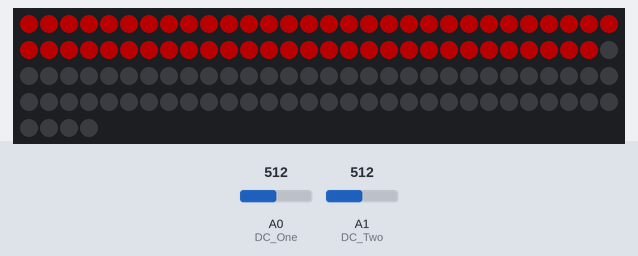
The sketch below on a simulated Arduino Uno, built with avr-gcc and run on an emulated ATmega328P. Parts: 124 RGB LEDs in strip order, left to right, continuing on the next row. Inputs (shaded band) come from the test bench; at power-on: A0 (DC_One) = 512, A1 (DC_Two) = 512. Dim RGB values are drawn brighter than linear; what the sketch prints to the serial monitor is not drawn.

Above: at 1.5 s.
1.6 s: A0 (DC_One) set to 366
4.6 s: A0 (DC_One) set to 333
6.4 s: A1 (DC_Two) set to 105
9.4 s: A1 (DC_Two) set to 91
At 12.3 s:
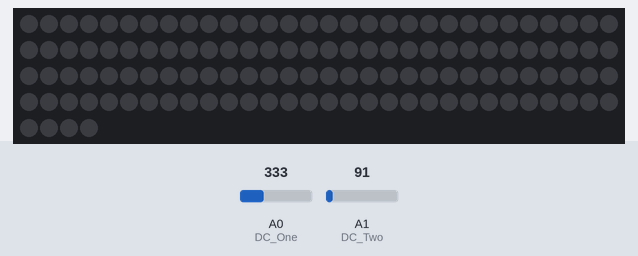
12.4 s: A1 (DC_Two) set to 110
At 14.18 s:
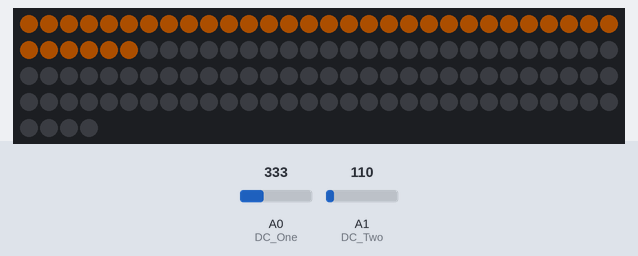
14.2 s: A0 (DC_One) set to 307
At 16.44 s:
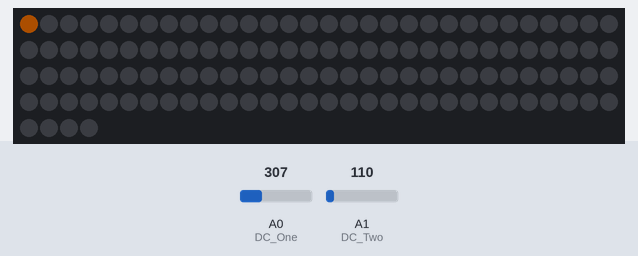

The sketch:

singleband_working.ino
```cpp
#include "FastLED.h"
#define LED_PIN     13
#define COLOR_ORDER GRB
#define CHIPSET     WS2811
#define NUM_LEDS    124

#define FRAMES_PER_SECOND 60

//Spectrum Field Pin Connections
#define STROBE 4
#define RESET  5
#define DC_One A0
#define DC_Two A1

//Define LED's
CRGB leds[NUM_LEDS];

int bright_max = 100;

//Define spectrum variables
int freq_amp;
int Frequencies_One[7];
int Frequencies_Two[7];
int Scaled_Channel[7];
int Old_Scaled_Channel[7];
int New_Scaled_Channel[7];
int i;
long baud = 1000000;

//Defining Timer to rotate through bands on a single LED strip
long previousMillis = 0;
long interval = 10000;
int band_interval = 0; //to be used in timer
long timer2 = 0;
long interval2 = 100;

// Timer Variable for Floating Average
long oldTime = 0;
long intervalAvg = 10;


void setup() {

  //Set Spectrum shield pin configurations
  pinMode(STROBE, OUTPUT);
  pinMode(RESET, OUTPUT);
  pinMode(DC_One, INPUT);
  pinMode(DC_Two, INPUT);
  digitalWrite(STROBE, HIGH);
  digitalWrite(RESET, HIGH);

  //Initialize Spectrum Analyzers
  digitalWrite(STROBE, LOW);
  delay(1);
  digitalWrite(RESET, HIGH);
  delay(1);
  digitalWrite(STROBE, HIGH);
  delay(1);
  digitalWrite(STROBE, LOW);
  delay(1);
  digitalWrite(RESET, LOW);

  delay(300);
  FastLED.addLeds<CHIPSET, LED_PIN, COLOR_ORDER>(leds, NUM_LEDS).setCorrection( TypicalLEDStrip );
  FastLED.setBrightness( 70 );
  Serial.begin(baud);
  randomSeed(analogRead(0));
}

int weighted;
int color = 0;
int n_Samples = 40;
int n_Count = 0;
float new_average[] = {0, 0, 0, 0, 0, 0, 0};
float last_average[] = {0, 0, 0, 0, 0, 0, 0};
float present_average[] = {0, 0, 0, 0, 0, 0, 0};

void loop() {
  // 10 Second Timer
  // Simply changes the color of the led strip
  // doesn't do much else.
  unsigned long currentMillis = millis();
  if ( currentMillis - previousMillis > interval) {
    previousMillis = currentMillis;
    band_interval ++;
    color = color + 30;
    if (band_interval%7 == 0 && band_interval != 0){
      band_interval = 0;
    }
  }

  // Here we make an initial sampling and do our first smoothing
  // this averaging will only occur n_samples number of times
  // after which smoothing will be accomplished by simply removing
  // the previous average/n_samples and adding the new values
  if (n_Count < n_Samples){
    Read_Frequencies();
    Scale_Band(Frequencies_One, NUM_LEDS, Scaled_Channel);
    fArry_Cpy(present_average, last_average);
    for (int j = 0; j < 7; j++){
      new_average[j] += Scaled_Channel[j];
    }
    fArry_Cpy(new_average, present_average);
    n_Count++;

  } else if (n_Count == n_Samples){
    for (int i = 0; i < 7; i++){
      present_average[i] = new_average[i]/n_Samples;
    }
    n_Count++;

  }else {
    Read_Frequencies();
    Scale_Band(Frequencies_One, NUM_LEDS, Scaled_Channel);
    for (int k = 0; k < 7; k++){
      new_average[k] = present_average[k] + Scaled_Channel[k]/n_Samples - last_average[k]/n_Samples;
      Serial.print(new_average[k]);
      Serial.print("\t");
      Serial.print(present_average[k]);
      Serial.print("\t");
      Serial.print(Scaled_Channel[k]/n_Samples);
      Serial.print("\t");
      Serial.print(last_average[k]/n_Samples);
      Serial.print("\t");
    }
    Serial.print("\n");
    fArry_Cpy(present_average, last_average);
    fArry_Cpy(new_average, present_average);
    Light(new_average, band_interval, color);

  }


//  //10 Millisecond timer
//  unsigned long now = millis();
//  if ( now - oldTime > intervalAvg) {
//    oldTime = now;
//    for (i=0; i<NUM_LEDS; i++){
//      if (i < Scaled_Channel[band_interval]){
//        leds[i] = CHSV(color, 255, 255);
//      }
//      if (i >= Scaled_Channel[band_interval]){
//        leds[i] = CRGB::Black;
//      }
//    }
//    FastLED.show();
//  }
}

// This Function grabs the frequencies at any given time
// when called by the program and places the values between
// 0 and ~1000 into a 1x7 integer array for both left and
// right channels. These arrays were previously initialized
// as Frequencies_One and Frequencies_Two at the top of
// this program.
void Read_Frequencies() {
  //Read frequencies for each band
  for (freq_amp = 0; freq_amp < 7; freq_amp++) {
    Frequencies_One[freq_amp] = analogRead(DC_One);
    Frequencies_Two[freq_amp] = analogRead(DC_Two);
    // Comment out the below line for stereo operation
    Frequencies_One[freq_amp] = (int)((Frequencies_One[freq_amp] + Frequencies_Two[freq_amp])/2.0);
    digitalWrite(STROBE, HIGH);
    digitalWrite(STROBE, LOW);
  }
}

// This function merely prints the values of the samplings
// taken from the eq chip and allows them to be printed to
// the arduino console or serial plotter. It is mainly used
// for debugging and learning purposes.
void Print_Frequencies(int* channel) {
  for (int band = 0; band < 7; band++) {
    Serial.print(channel[band]);
    Serial.print('\t');
  }
  Serial.print('\n');
}

// This function will scale the inputs from the 7 band
// chip from its raw values represented in Frequencies_One
// and Frequencies_Two (ie from 0 to 1000) to a value between
// 0 and num_leds, where num_leds corresponds to the number of
// leds available per band on each frequency.
void Scale_Band(int* channel, int num_leds, int* Scaled_Channel){
  for (int band=0; band<7; band++){
    if (channel[band] > 70){
      Scaled_Channel[band] = (int)((1.5*(float)channel[band]/1000.0)*num_leds);
    } else {
      Scaled_Channel[band] = 0;
    }
  }
}

// This function actually lights up all of the leds in a single array
void Light(float* Scaled_Channel, int band_interval, int color){
   for (i=0; i<NUM_LEDS; i++){
      if (i < (int)Scaled_Channel[band_interval]){
        leds[i] = CHSV(color, 255, 255);
      }
      if (i >= (int)Scaled_Channel[band_interval]){
        leds[i] = CRGB::Black;
      }
    }
    FastLED.show();
}

// This function copies the contents of one array into another
void Arry_Cpy(int* array1, int* array2){
  for (int kk = 0; kk < 7; kk++){
    array2[kk] = array1[kk];
  }
}

// This function copies a float array
void fArry_Cpy(float* array1, float* array2){
  for (int jj = 0; jj <7; jj++){
    array2[jj] = array1[jj];
  }
}
```

Measured:
- the behaviour switches between 99 and 98 on A1 (DC_Two) (found by bisection; images 0 and 1)
- after the input at 9.4 s, the LEDs: first change at once (image 1 shows a later state)
- after the input at 12.4 s, the LEDs: first change at once (image 2 shows a later state)
